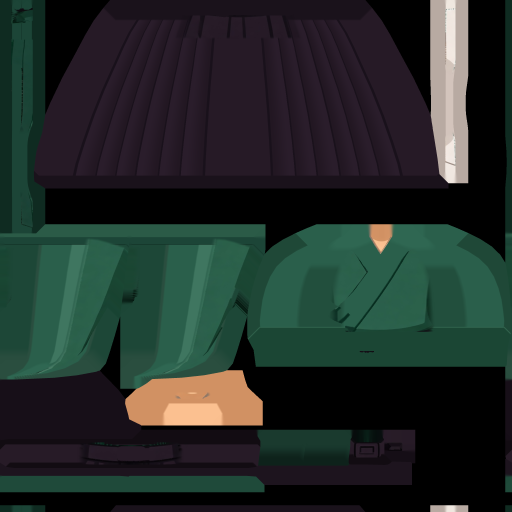
#> input picture tools/mii/midoha_outfit.png, 1024 x 1024 px (shown at 1/2 size)
$ python midoha_outfit.py .
#> lines starting #> are read from the running program, lines starting #| are printed output that depends on the picture
#!/usr/bin/env python3
"""ミドハ's hanbok for the game: his garment mesh and its texture packed into one file.

    tools/mii/midoha_outfit.py DATA [--png IN.png] [--mesh MESH.json]
        tools/mii/midoha_outfit_mesh.json + tools/mii/midoha_outfit.png -> DATA/wuhu/midoha_outfit.bin
    tools/mii/midoha_outfit.py template OUT.png
        the atlas's layout (each piece's island outlined and named), to paint on

The garment (tools/mii/midoha_outfit_model.py makes the mesh; tools/mii/midoha_outfit_paint.py
paints the texture from the concept): ~3,800 triangles skinned to the Mii body's nodes, at most 4
weights a vertex in eighths. To repaint it: paint over tools/mii/midoha_outfit.png (1024 x 1024,
the template shows where each piece is; keep the islands' places, colour a little past their edges)
and run this again; a new mesh needs a new texture (the islands move): run the paint tool after it.

The file (engine/wuhu/midoha.cpp reads it), little-endian but for the GX data, which is the GPU's
big-endian, ready to be copied into guest memory:
  0x00 "MDG1", u32 version 1
  0x08 u32 bones, sets, vertices, batches
  0x18 u16 texture width, height (level 0); u32 levels; f32 texels a Mii unit at level 0
  0x24 u32 offsets of: bones, sets, GX arrays, batches, loads; display lists, their size; texture
       levels, their size; u32 loads
  bones: 64 bytes each: the Mii node's name (16 bytes, zero padded), its inverse bind matrix (3x4 f32)
  sets: 20 bytes each: 4 bone numbers (0xFF none), 4 f32 weights
  GX arrays (32-byte aligned): positions f32 x3, normals f32 x3, texture coordinates f32 x2 (the
       bind pose, model space)
  batches: 12 bytes each: u32 display list offset (from the lists' start), u32 size, u16 loads, u16
       first load. Before a batch's list, its loads: (u8 slot 0-3, u8 0, u16 set) each: the set's
       matrices into position/normal matrix slot `slot` (GX_PNMTX0 + 3 slot) and texture matrix
       GX_TEXMTX0 + 3 slot; the slots keep what earlier batches loaded
  display lists: GX_DRAW_TRIANGLES on vertex format 6, each vertex u8 PNMTXIDX (3 slot), u8
       TEX0MTXIDX (30 + 3 slot), u16 position, normal and texture coordinate indices (the same),
       wound as GX's front faces (clockwise), padded with NOPs to 32 bytes
  texture levels: GX RGB565 (4x4 tiles), 1024, 512, 256, 128 square, one after another
"""
import argparse
import json
import os
import struct

import numpy as np
from PIL import Image, ImageDraw

HERE = os.path.dirname(os.path.abspath(__file__))
MESH = os.path.join(HERE, "midoha_outfit_mesh.json")
DEFAULT_PNG = os.path.join(HERE, "midoha_outfit.png")
# Matrix slots a batch may use. A set takes two of the 3DS GX path's palette entries (its position and
# its texture matrix, 3 of the palette's 42 rows each), and a draw has to fit the palette whole to be
# kept in its list cache; else its vertices are made again every frame, on the CPU (tools/armbench's
# GX path: 1,388 ARM11 cycles a vertex made, 82 a cached one's, plus 4,556 a cached draw): with 7 sets
# a batch (the palette exactly) none ever fitted, and the outfit's 11,970 vertices cost the 3DS's GPU
# thread about 21 ms a frame; with 4 (69 batches) about 1.6 ms. (Triangle strips would make fewer
# vertices but many more draws, which cost more.)
SLOTS = 4
LEVELS = 4              # 1024, 512, 256, 128
VTXFMT = 6
GX_DRAW_TRIANGLES = 0x90


def load_mesh(path=MESH):
#> called with path = 'tools/mii/midoha_outfit_mesh.json'
    with open(path) as f:
#> (reads tools/mii/midoha_outfit_mesh.json from the repository)
        return json.load(f)


def flatten(mesh):
    """all pieces' vertices and triangles as arrays: pos, nrm, uv (n,), weights [(bone, w)], tris,
    the piece of each triangle"""
    pos, nrm, uv, wts, tris, piece = [], [], [], [], [], []
    for pi, pc in enumerate(mesh["pieces"]):
        base = len(pos)
        for p, n, t, w in pc["vertices"]:
            pos.append(p)
            nrm.append(n)
            uv.append(t)
            wts.append(tuple((int(b), float(x)) for b, x in w))
        for a, b, c in pc["triangles"]:
            tris.append((base + a, base + b, base + c))
            piece.append(pi)
    return np.array(pos, float), np.array(nrm, float), np.array(uv, float), wts, np.array(tris), np.array(piece)


def sets_of(wts):
    """the distinct weight sets and each vertex's set"""
    key = {}
    vset = []
    for w in wts:
        k = tuple(sorted(((b, round(x * 8)) for b, x in w), key=lambda e: (-e[1], e[0])))
        if k not in key:
            key[k] = len(key)
        vset.append(key[k])
    sets = [None] * len(key)
    for k, i in key.items():
        sets[i] = [(b, q / 8.0) for b, q in k]
    return sets, np.array(vset)


def batches(tris, vset, piece):
    """group the triangles (in their pieces' order) into batches of at most SLOTS sets, keeping the
    sets already in the slots where it can: [(loads [(slot, set)], triangles, {set: slot})]"""
    slots = [None] * SLOTS            # the set in each slot now
    last_use = [-1] * SLOTS
    out = []
    order = np.lexsort((np.arange(len(tris)), piece))
    pending = list(order)
    step = 0
    while pending:
        # start from the sets the slots hold: triangles needing only those first
        held = {s for s in slots if s is not None}
        cur_sets = set()
        cur, rest = [], []
        for t in pending:
            need = {int(vset[v]) for v in tris[t]}
            if len(cur_sets | need) <= SLOTS:
                cur_sets |= need
                cur.append(t)
            else:
                rest.append(t)
        holding = {s: i for i, s in enumerate(slots) if s is not None}
        free = [i for i in range(SLOTS) if slots[i] is None or slots[i] not in cur_sets]
        free.sort(key=lambda i: last_use[i])
        slot_of = {s: holding[s] for s in cur_sets if s in holding}
        loads = []
        for s in sorted(cur_sets):
            if s not in slot_of:
                i = free.pop(0)
                slots[i] = s
                slot_of[s] = i
                loads.append((i, s))
        for i in slot_of.values():
            last_use[i] = step
        out.append((loads, cur, dict(slot_of)))
        pending = rest
        step += 1
        del held
    return out


def display_list(tris, vset, slot_of):
    d = bytearray()
    d += struct.pack(">BH", GX_DRAW_TRIANGLES | VTXFMT, 3 * len(tris))
    for a, b, c in tris:
        for v in (a, c, b):           # GX's front faces wind the other way
            s = slot_of[int(vset[v])]
            d += struct.pack(">BBHHH", 3 * s, 30 + 3 * s, v, v, v)
    while len(d) % 32:
        d += b"\0"
    return bytes(d)


def gx_rgb565(img):
    a = np.asarray(img.convert("RGB"), np.uint16)
    v = (a[..., 0] >> 3) << 11 | (a[..., 1] >> 2) << 5 | (a[..., 2] >> 3)
    h, w = v.shape
    t = v.reshape(h // 4, 4, w // 4, 4).transpose(0, 2, 1, 3).reshape(-1)
    return t.astype(">u2").tobytes()


def levels(png, n=LEVELS):
#> called with png = 'tools/mii/midoha_outfit.png', n = 4
    im = Image.open(png).convert("RGB")
#> im is the input picture: PIL image 1024x1024 RGB; mean R, G, B 34.1, 44, 40.5
    size = im.size[0]
#> size = 1024
    out = []
    for k in range(n):
        s = size >> k
        lv = im if k == 0 else im.resize((s, s), Image.BOX)
        out.append(gx_rgb565(lv))
#> this loop made 4 passes
#> pass 1, in gx_rgb565, `v = (a[..., 0] >> 3) << 11 | (a[..., 1] >> 2) << 5 | (a[..., 2] >> 3)`:
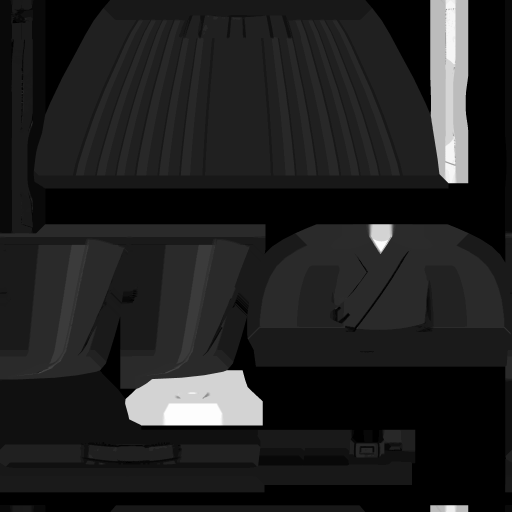
#> v: shape (1024, 1024) uint16 (shown at 1/2 size); min 0, max 65470, mean 8330.7; drawn with min black and max white
#> pass 2, in levels, `lv = im if k == 0 else im.resize((s, s), Image.BOX)`:
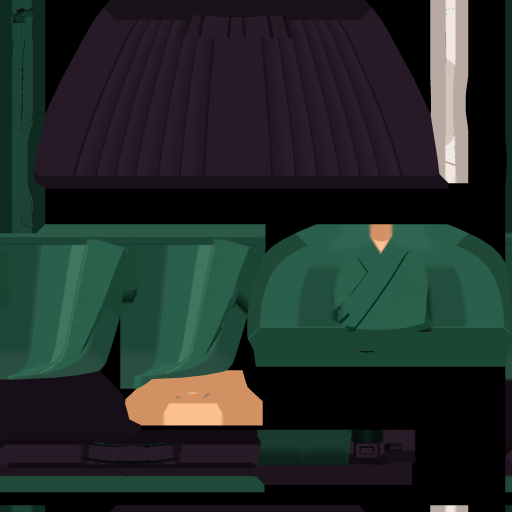
#> lv: PIL image 512x512 RGB; mean R, G, B 34.1, 44.1, 40.6
#> after the loop:
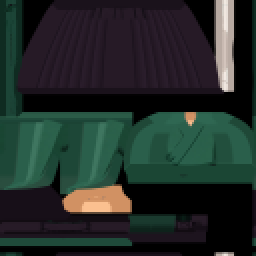
#> lv: PIL image 128x128 RGB (shown 2 times larger); mean R, G, B 34.1, 44.1, 40.5
#> after the loop, out = 4 items
    return size, out


def align(b, n=32):
    return b + b"\0" * (-len(b) % n)


def pack(mesh, png):
    pos, nrm, uv, wts, tris, piece = flatten(mesh)
    sets, vset = sets_of(wts)
    bt = batches(tris, vset, piece)
    bones = mesh["bones"]
    hdr_size = 0x60
    b_bones = b"".join(struct.pack("<16s12f", nm.encode()[:16], *mesh["inverse_bind"][i]) for i, nm in enumerate(bones))
    b_sets = b""
    for s in sets:
        bs = [b for b, _ in s] + [0xFF] * (4 - len(s))
        ws = [w for _, w in s] + [0.0] * (4 - len(s))
        b_sets += struct.pack("<4B4f", *bs, *ws)
    b_arrays = align(pos.astype(">f4").tobytes()) + align(nrm.astype(">f4").tobytes()) + align(uv.astype(">f4").tobytes())
    dls, b_batches, b_loads = b"", b"", b""
    n_loads = 0
    for loads, ts, slot_of in bt:
        dl = display_list(tris[ts], vset, slot_of)
        b_batches += struct.pack("<IIHH", len(dls), len(dl), len(loads), n_loads)
        for s, st in loads:
            b_loads += struct.pack("<BBH", s, 0, st)
        n_loads += len(loads)
        dls += dl
    size, lv = levels(png)
#> size = 1024; lv = 4 items
    b_tex = b"".join(lv)
    parts = [b_bones, b_sets, b_arrays, b_batches, b_loads, dls, b_tex]
    offs = []
    at = hdr_size
    body = b""
    for p in parts:
        at_al = (at + 31) & ~31
        body += b"\0" * (at_al - at)
        offs.append(at_al)
        body += p
        at = at_al + len(p)
#> this loop made 7 passes
#> (at_al, at) on passes 1 to 7: (96, 928), (928, 2568), (2592, 82048), (82048, 82876), (82880, 83572), (83584, 180896), (180896, 2966176)
#> after the loop, offs = [96, 928, 2592, 82048, 82880, 83584, 180896]
    hdr = b"MDG1" + struct.pack("<IIIII", 1, len(bones), len(sets), len(pos), len(bt))
    hdr += struct.pack("<HHIf", size, size, len(lv), float(mesh["atlas"]["density"]))
    hdr += struct.pack("<5I", *offs[:5]) + struct.pack("<II", offs[5], len(dls)) + struct.pack("<II", offs[6], len(b_tex))
    hdr += struct.pack("<I", n_loads)
    hdr = hdr.ljust(hdr_size, b"\0")
    stats = dict(bones=len(bones), sets=len(sets), vertices=len(pos), triangles=len(tris), batches=len(bt),
                 loads=n_loads, dl_bytes=len(dls), array_bytes=len(b_arrays), texture_bytes=len(b_tex),
                 texture=size)
#> stats = 10 items
    return hdr + body, stats


def write(data_dir, png=DEFAULT_PNG, mesh_path=MESH):
    """(midoha_parts.py stages the outfit with this)"""
    out = os.path.join(data_dir, "wuhu", "midoha_outfit.bin")
    os.makedirs(os.path.dirname(out), exist_ok=True)
    data, _ = pack(load_mesh(mesh_path), png)
    with open(out, "wb") as f:
        f.write(data)
    return out, len(data)


def template(out, mesh_path=MESH):
    mesh = load_mesh(mesh_path)
    size = mesh["atlas"]["size"]
    im = Image.new("RGB", (size, size), (250, 250, 250))
    d = ImageDraw.Draw(im)
    for pc in mesh["pieces"]:
        uv = np.array([v[2] for v in pc["vertices"]]) * size
        for a, b, c in pc["triangles"]:
            d.polygon([tuple(uv[a]), tuple(uv[b]), tuple(uv[c])], outline=(205, 205, 210))
    for name, (x, y, w, h) in mesh["atlas"]["islands"].items():
        d.rectangle([x, y, x + w, y + h], outline=(60, 60, 200))
        d.text((x + 3, y + 2), name, fill=(20, 20, 120))
    im.save(out)
    return out


def main():
    ap = argparse.ArgumentParser(description=__doc__.split("\n\n")[0])
    ap.add_argument("what", help="the data directory, or 'template'")
    ap.add_argument("out", nargs="?")
    ap.add_argument("--png", default=DEFAULT_PNG)
    ap.add_argument("--mesh", default=MESH)
    a = ap.parse_args()
    if a.what == "template":
        print(template(a.out or "midoha_outfit_template.png", a.mesh))
        return
    out = os.path.join(a.what, "wuhu", "midoha_outfit.bin")
    os.makedirs(os.path.dirname(out), exist_ok=True)
    data, stats = pack(load_mesh(a.mesh), a.png)
#> stats = 10 items
    with open(out, "wb") as f:
        f.write(data)
    print("%s: %d bytes; %s" % (out, len(data), ", ".join("%s %s" % kv for kv in stats.items())))
#| ./wuhu/midoha_outfit.bin: 2966176 bytes; bones 13, sets 82, vertices 2481, triangles 3990, batches 69, loads 173, dl_bytes 97312, array_bytes 79456, texture_bytes 2785280, texture 1024


if __name__ == "__main__":
    main()
